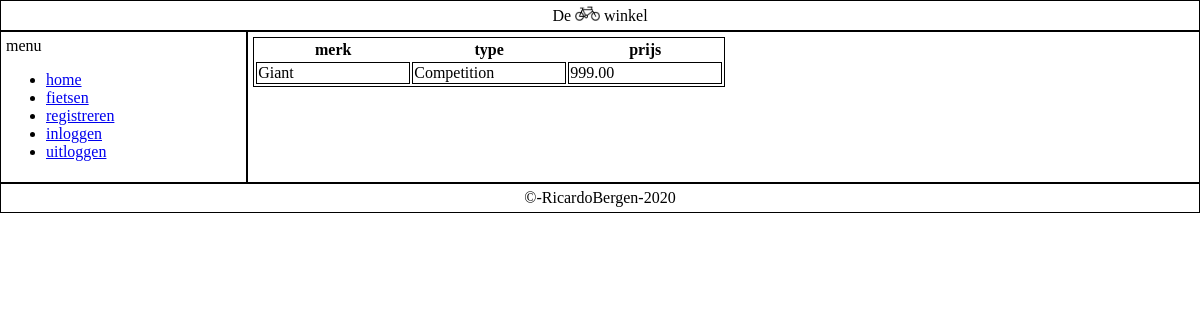
Screenshot of /index.php?page=detail&id=4 with the database file from the repository.
### tables this page shows
CREATE TABLE `fietsen` (
  `id` smallint(5) NOT NULL,
  `merk` varchar(15) NOT NULL,
  `type` varchar(25) NOT NULL,
  `prijs` decimal(6,2) NOT NULL
);

### pages/fietsendetail.php (the view, shortened to what this page needs)
<?php
  $conn = connectdb();
  echo "<table><tr><th>merk</th><th>type</th><th>prijs</th></tr>";
  $id = $_GET['id'];
  $stmt = $conn->prepare("SELECT * FROM fietsen");
  $stmt->execute();
  foreach($stmt->fetchAll() as $k=>$v) {
    if($id == $v['id']){
      echo "<tr><td>" . $v['merk'] . "</td><td>" . $v['type'] . "</td><td>" . $v['prijs'] . "</td></tr>";
    }else{
    }
  };
  echo "</table>";
?>

### css/fietsenwinkel.css (style rules this page uses)
body { margin: 0px; padding: 0px; min-height: 10vh; flex-direction:column; }
td { width:150px; }
table, td { border: solid 1px black; }

### rows the page displays
fietsen: merk "Giant", type "Competition", prijs "999.00"
